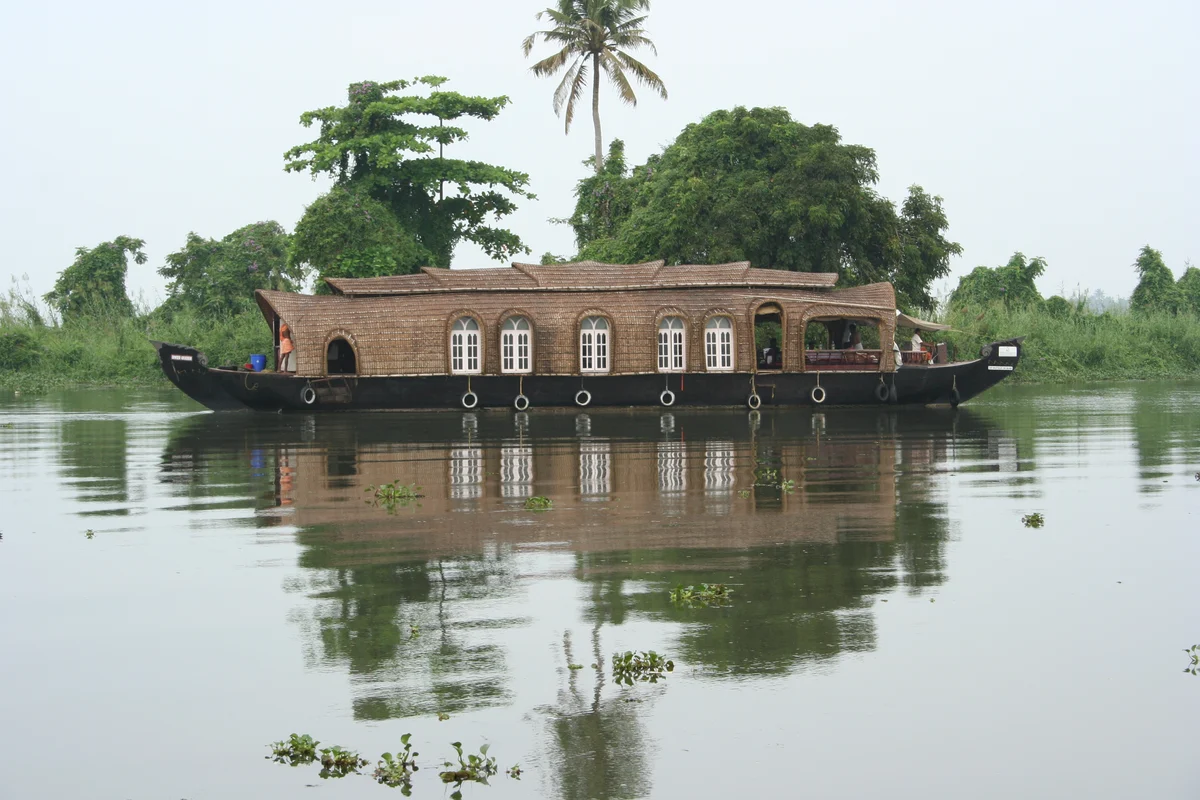
#> input picture web/assets/story/forensics/backwaters.webp, 1200 x 800 px
$ python make_ela.py ../forensics/backwaters.webp ../forensics/backwaters.webp
#> lines starting #> are read from the running program, lines starting #| are printed output that depends on the picture; after the words box and inside, x2 and y2 are one past the last pixel; in counts of white or black regions, pixels touching at a corner belong together; long printed decimals are rounded
import io, sys, json
import numpy as np
from PIL import Image
from scipy.ndimage import median_filter, uniform_filter, gaussian_filter
src, outdir = sys.argv[1], sys.argv[2]
rng = np.random.default_rng(7)
full = Image.open(src).convert('RGB')
#> full is the input picture: PIL image 1200x800 RGB; mean R, G, B 161.4, 168, 160.3
FW, FH = full.size
#> FW = 1200; FH = 800
W = 1600; H = round(FH * W / FW)
#> after `H = round(FH * W / FW)`: H = 1067
def jpeg(img_arr, q):
    b = io.BytesIO(); Image.fromarray(np.clip(img_arr + 0.5, 0, 255).astype(np.uint8)).save(b, 'JPEG', quality=q); b.seek(0)
    return np.asarray(Image.open(b).convert('RGB')).astype(np.float32)
# 1. the "camera" photo: downscale, add sensor-like noise, saved once at q=80 (its history)
base = np.asarray(full.resize((W, H), Image.LANCZOS)).astype(np.float32)
noise = rng.normal(0, 3.2, (H, W, 1)) + rng.normal(0, 1.2, (H, W, 3))
base = jpeg(base + noise, 80)
# 2. the forgery: palm copied from the high-res original, shrunk (which also smooths away its noise)
k = FW / 900
#> k = 1.33
x0, y0, x1, y1 = int(392*k), int(2*k), int(500*k), int(150*k)
#> x0 = 522; y0 = 2; x1 = 666; y1 = 200
palm = full.crop((x0, y0, x1, y1))
sc = 0.30
palm = palm.resize((int(palm.width*sc), int(palm.height*sc)), Image.LANCZOS)
#> palm: PIL image 43x59 RGB
P = gaussian_filter(np.asarray(palm).astype(np.float32), (0.6, 0.6, 0))
ph, pw = P.shape[:2]
#> ph = 59; pw = 43
lum = P @ np.array([0.299, 0.587, 0.114], np.float32)
# patch mask: feathered rounded rectangle (forger pasted a patch including some sky)
yy, xx = np.mgrid[0:ph, 0:pw].astype(np.float32)
edge = np.minimum.reduce([xx, pw-1-xx, yy, (ph-1-yy)])
m = np.clip(edge / 14.0, 0, 1)
m = m * np.clip((ph - yy) / (ph*0.22), 0, 1)  # trunk fades into the bushes
kb = W / 900
px = int(772*kb) - pw//2; py = int(206*kb) - ph
#> after `px = int(772 * kb) - pw // 2`: px = 1351
#> after `py = int(206 * kb) - ph`: py = 307
# colour-match patch sky to destination sky
dst = base[py:py+ph, px:px+pw]
skyP = lum > np.percentile(lum, 60)
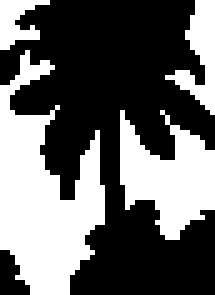
#> skyP: shape (59, 43) bool (shown 5 times larger); 40% white; 4 white regions, box (x1, y1, x2, y2) and area: (0, 10, 21, 59) 567, (24, 22, 43, 48) 291, (33, 0, 43, 23) 102, (0, 0, 10, 10) 55
P = P + (dst[skyP].mean(0) - P[skyP].mean(0)) * 0.9
comp = base.copy()
comp[py:py+ph, px:px+pw] = dst*(1-m[...,None]) + P*m[...,None]
tam = jpeg(comp, 92)   # forger saves at high quality
# 3. ELA: resave at the photo's original quality and amplify the difference
rec = jpeg(tam, 80)
ela = np.abs(tam - rec).max(axis=2)
ela_s = gaussian_filter(ela, 1.5)
mask_full = np.zeros((H, W), bool); mask_full[py:py+ph, px:px+pw] = m > 0.6
#> after `mask_full[py:py + ph, px:px + pw] = m > 0.6`: mask_full: shape (1067, 1600) bool; 0.06% white; 1 white region, box (x1, y1, x2, y2) and area: (1360, 316, 1385, 356) 996
leaf = np.zeros((H, W), bool); leaf[py:py+ph, px:px+pw] = (m > 0.6) & (lum < np.percentile(lum, 45))
#> after `leaf[py:py + ph, px:px + pw] = (m > 0.6) & (lum < np.percentile(lum, 4`: leaf: shape (1067, 1600) bool; 0.03% white; 1 white region, box (x1, y1, x2, y2) and area: (1360, 316, 1385, 356) 489
# compare with the REAL palm (same texture)
rx0 = int(392*kb); ry0 = 0; rx1 = int(500*kb); ry1 = int(150*kb)
real_leaf = np.zeros((H, W), bool)
g0 = tam @ np.array([0.299, 0.587, 0.114], np.float32)
real_leaf[ry0:ry1, rx0:rx1] = g0[ry0:ry1, rx0:rx1] < np.percentile(g0[ry0:ry1, rx0:rx1], 45)
#> real_leaf: shape (1067, 1600) bool; 1.3% white; 28 white regions (25 under 20 px), largest, box (x1, y1, x2, y2) and area: (696, 0, 888, 266) 22623, (696, 230, 710, 249) 162, (696, 253, 719, 266) 156
print('ELA pasted leaves', ela[leaf].mean(), 'real palm leaves', ela[real_leaf].mean(), 'ratio', ela[leaf].mean()/ela[real_leaf].mean())
#| ELA pasted leaves 5.166 real palm leaves 1.531 ratio 3.375
def cmap(v):
    v = np.clip(v, 0, 1)
    stops = np.array([[0.0, 4,6,10],[0.22, 16,34,70],[0.5, 106,168,255],[0.78,255,176,32],[1.0,255,246,220]], np.float32)
    out = np.zeros(v.shape+(3,), np.float32)
    for i in range(len(stops)-1):
        a, b = stops[i], stops[i+1]
        sel = (v >= a[0]) & (v <= b[0])
        t = ((v - a[0]) / (b[0]-a[0]))[sel][:, None]
        out[sel] = a[1:]*(1-t) + b[1:]*t
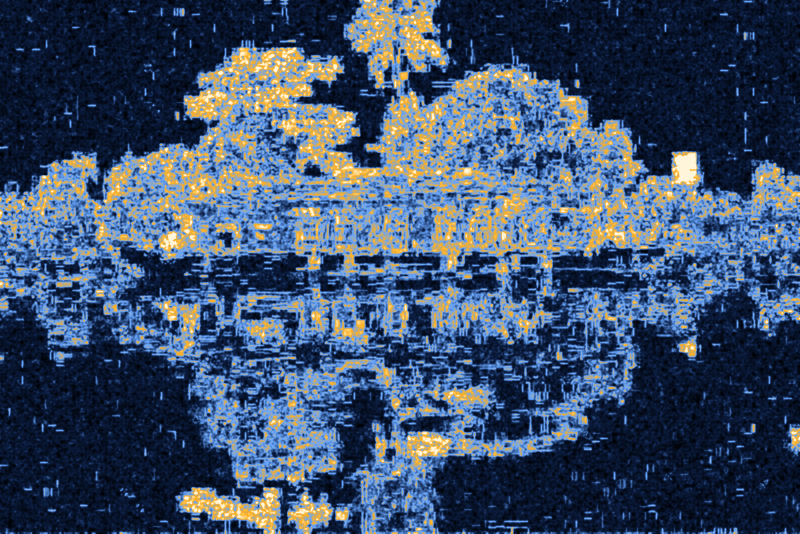
#> out: shape (1067, 1600, 3) float32 (shown at 1/2 size); mean of channels 0, 1, 2 65.7, 83, 108.9; drawn with min black and max white
    return out.astype(np.uint8)
norm = ela_s / np.percentile(ela_s, 99.6)
Image.fromarray(cmap(norm**0.75)).save(f'{outdir}/ela-map.webp', quality=86)
Image.fromarray(np.clip(tam+0.5,0,255).astype(np.uint8)).save(f'{outdir}/ela-photo.webp', quality=90)
# 4. noise residual r = I - median3x3(I), local RMS
g = tam @ np.array([0.299, 0.587, 0.114], np.float32)
r = g - median_filter(g, 3)
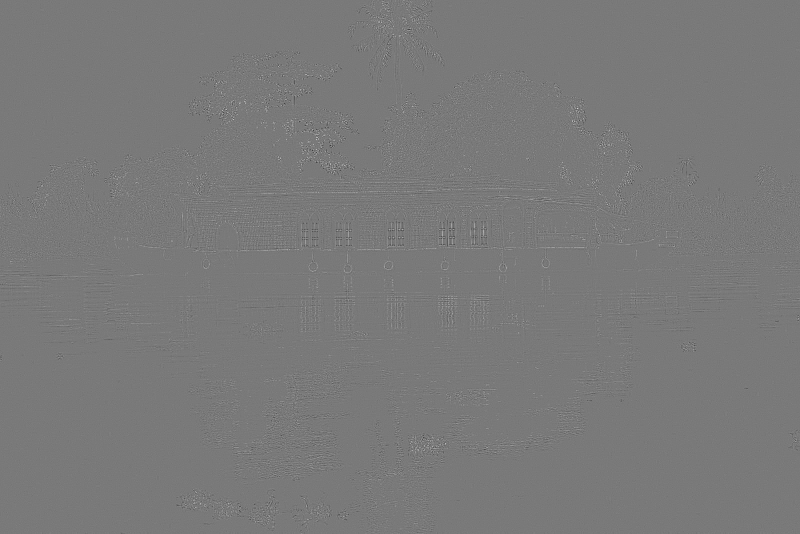
#> r: shape (1067, 1600) float32 (shown at 1/2 size); min -91, max 99.71, mean 0.1; drawn with min black and max white
loc = np.sqrt(uniform_filter(r*r, 15))
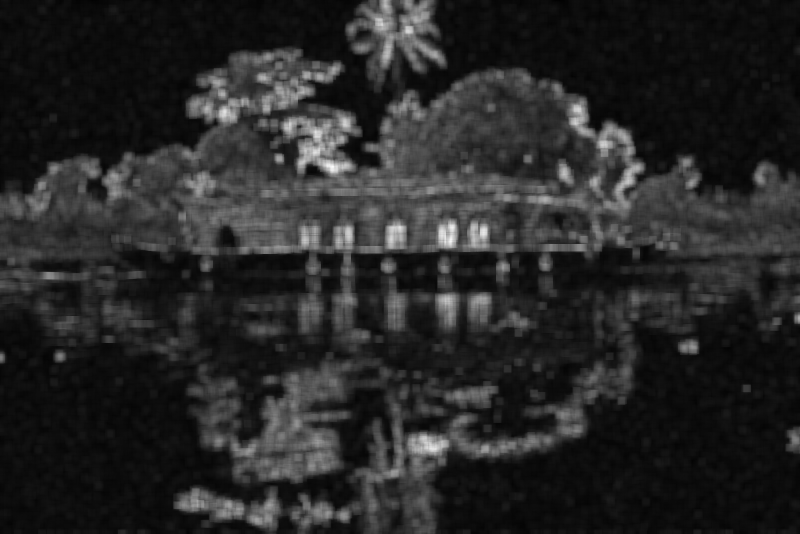
#> loc: shape (1067, 1600) float32 (shown at 1/2 size); min 0.359, max 24.22, mean 4.1; drawn with min black and max white
# normalise so the camera noise of the open sky sits at 0.4 (mid blue): quieter regions go dark, texture saturates
sky_ref = np.median(loc[4:int(H*0.14), 4:int(W*0.7)])
#> sky_ref = 1.62
nl = loc / (2.5 * sky_ref)
Image.fromarray(cmap(np.clip(nl,0,1))).save(f'{outdir}/noise-map.webp', quality=86)
#> in cmap (call 2), `v = np.clip(v, 0, 1)`:
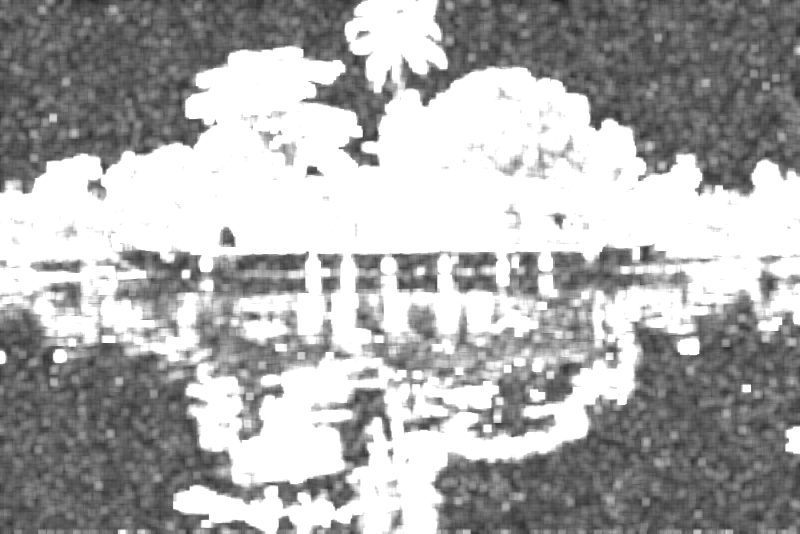
#> v: shape (1067, 1600) float32 (shown at 1/2 size); min 0.0888, max 1, mean 0.677
#> after the loop in cmap (call 2), `for i in range(len(stops)-1):`:
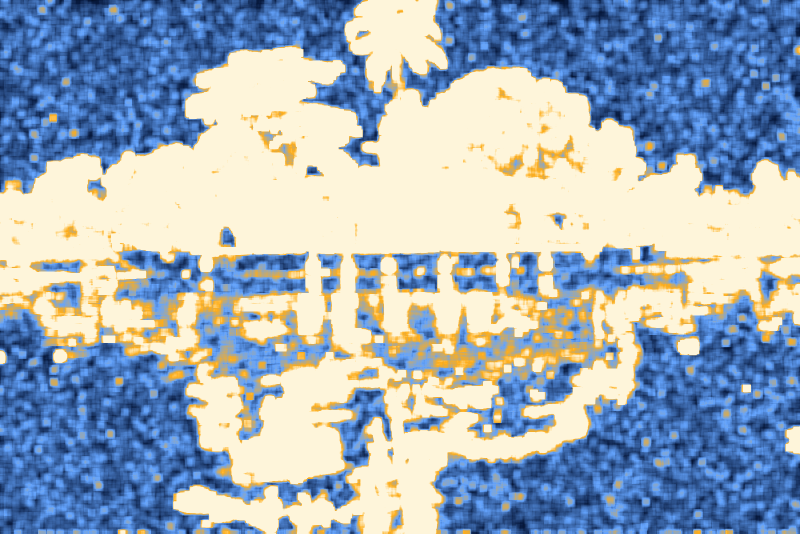
#> out: shape (1067, 1600, 3) float32 (shown at 1/2 size); mean of channels 0, 1, 2 162.9, 176.2, 190.9; drawn with min black and max white
Image.fromarray(np.clip(128 + r*9, 0, 255).astype(np.uint8)).save(f'{outdir}/noise-residual.webp', quality=82)
sky_patch = np.zeros((H, W), bool); sky_patch[py:py+ph, px:px+pw] = (m > 0.8) & (lum > np.percentile(lum, 70))
#> after `sky_patch[py:py + ph, px:px + pw] = (m > 0.8) & (lum > np.percentile(l`: sky_patch: shape (1067, 1600) bool; 0.01% white; 2 white regions, box (x1, y1, x2, y2) and area: (1363, 335, 1372, 354) 81, (1375, 330, 1382, 347) 74
sky_ring = np.zeros((H, W), bool); sky_ring[max(0,py-40):py+ph, max(0,px-90):px] = True
print('noise sky in patch', loc[sky_patch].mean(), 'sky outside', loc[sky_ring].mean())
#| noise sky in patch 7.014 sky outside 3.953
bb = dict(x=round(px/W,4), y=round(py/H,4), w=round(pw/W,4), h=round(ph/H,4))
json.dump({"width":W,"height":H,"splice":bb,
  "ela_ratio_vs_real_palm":round(float(ela[leaf].mean()/ela[real_leaf].mean()),2),
  "noise_ratio_sky":round(float(loc[sky_ring].mean()/max(1e-6,loc[sky_patch].mean())),2),
  "history":"camera photo + synthetic sensor noise, JPEG q80; palm pasted from high-res copy at 30% scale; saved JPEG q92; ELA resave q80"},
  open(f'{outdir}/ela-meta.json','w'), indent=1)
print(bb)
#| {'x': 0.8444, 'y': 0.2877, 'w': 0.0269, 'h': 0.0553}
prev = [Image.fromarray(np.clip(tam+0.5,0,255).astype(np.uint8)), Image.open(f'{outdir}/ela-map.webp'), Image.open(f'{outdir}/noise-map.webp')]
out = Image.new('RGB', (800, 534*3))
#> out: PIL image 800x1602 RGB; every value is 0
for i, im in enumerate(prev): out.paste(im.convert('RGB').resize((800, 534)), (0, 534*i))
#> this loop made 3 passes
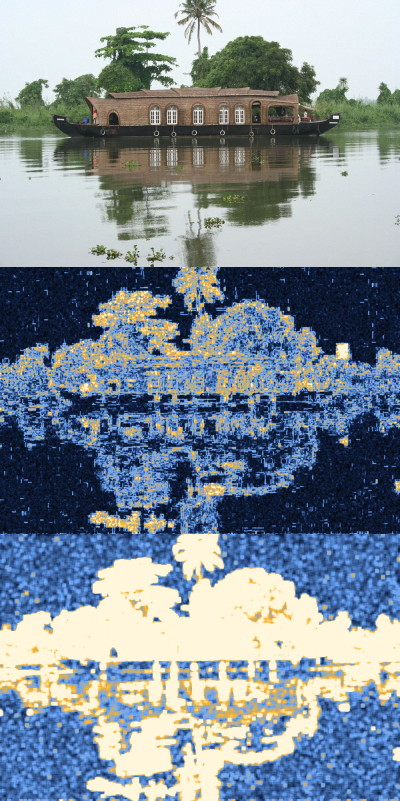
#> out: PIL image 800x1602 RGB (shown at 1/2 size); mean R, G, B 129.5, 142.1, 152.5
out.save(f'{outdir}/prev.png')
